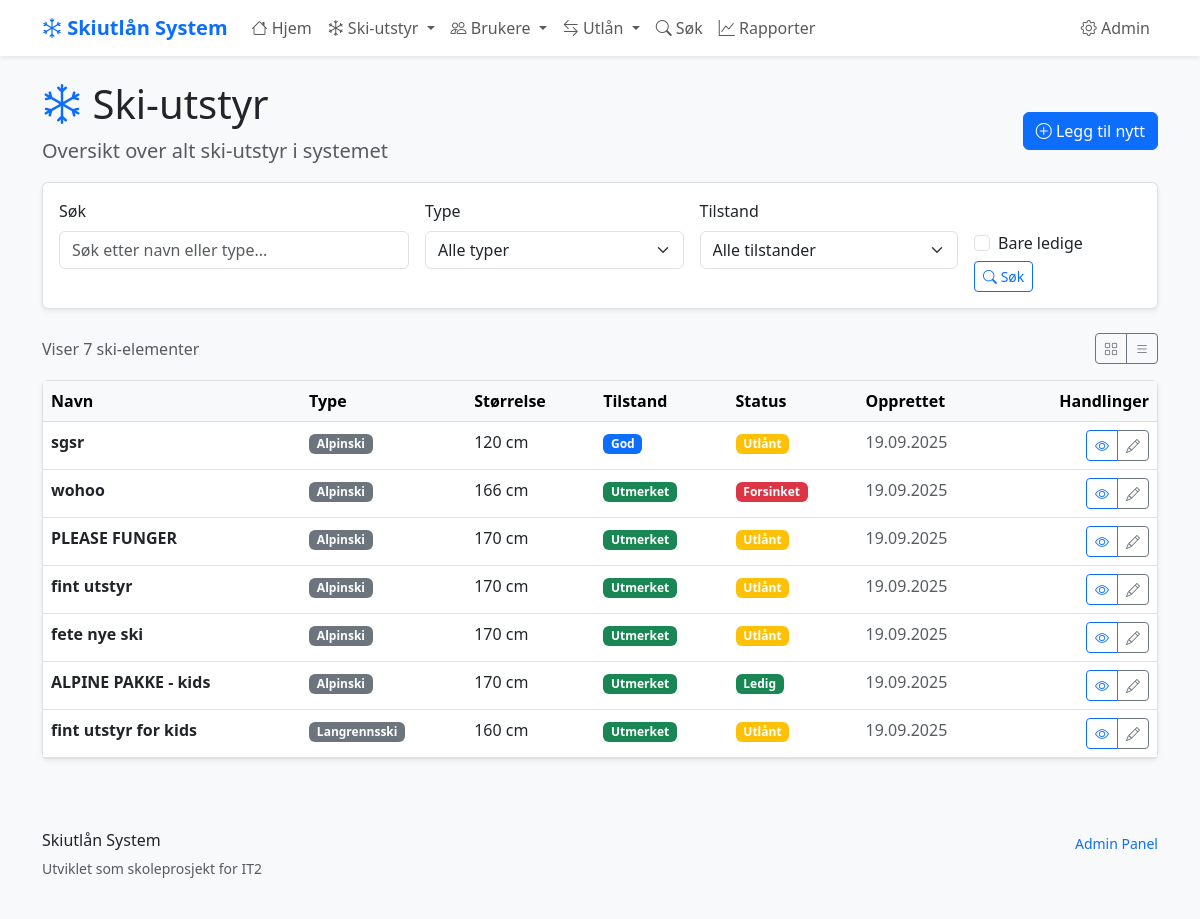
Screenshot of /ski-items/ with the database file from the repository.
### skiutlan/models.py (models this page shows, shortened)
class SkiItem(models.Model):
    SKI_TYPES = [
        ('alpinski', 'Alpinski'),
        ('langrenn', 'Langrennsski'),
        ('snowboard', 'Snowboard'),
        ('stovler', 'Skistøvler'),
        ('staver', 'Skistaver'),
    ]
    navn = models.CharField(max_length=100, help_text="Navn på ski-elementet")
    type_ski = models.CharField(
        max_length=20,
        choices=SKI_TYPES,
        help_text="Type ski-element"
    )
    storrelse = models.IntegerField(
        validators=[MinValueValidator(1), MaxValueValidator(300)],
        help_text="Størrelse i cm for ski/staver, EU-størrelse for støvler"
    )
    tilstand = models.CharField(
        max_length=20,
        choices=[
            ('utmerket', 'Utmerket'),
            ('god', 'God'),
            ('slitt', 'Slitt'),
            ('reparasjon', 'Trenger reparasjon'),
        ],
        default='god'
    )
    opprettet = models.DateTimeField(auto_now_add=True)
    oppdatert = models.DateTimeField(auto_now=True)
    class Meta:
        verbose_name = "Ski-element"
        verbose_name_plural = "Ski-elementer"
        ordering = ['type_ski', 'storrelse']  # Sorterer automatisk
    @property
    def er_ledig(self):
        return not self.utlan_set.filter(returnert_dato__isnull=True).exists()

class Utlan(models.Model):
    bruker = models.ForeignKey(Bruker, on_delete=models.CASCADE)
    ski_item = models.ForeignKey(SkiItem, on_delete=models.CASCADE)
    utlant_dato = models.DateTimeField(auto_now_add=True)
    planlagt_retur = models.DateTimeField()
    returnert_dato = models.DateTimeField(blank=True, null=True)
    @property
    def er_forsinket(self):
        if self.returnert_dato:
            return False
        from django.utils import timezone
        current_time = timezone.now().replace(second=0, microsecond=0)
        return self.planlagt_retur < current_time

### skiutlan/views.py (the view)
# urls.py: path('ski-items/', views.ski_item_liste, name='ski_item_liste'),
def ski_item_liste(request):
    ski_items = SkiItem.objects.all()
    sok_tekst = request.GET.get('sok', '')
    if sok_tekst:
        ski_items = ski_items.filter(
            Q(navn__icontains=sok_tekst) | Q(type_ski__icontains=sok_tekst))
    type_filter = request.GET.get('type', '')
    if type_filter:
        ski_items = ski_items.filter(type_ski=type_filter)
    tilstand_filter = request.GET.get('tilstand', '')
    if tilstand_filter:
        ski_items = ski_items.filter(tilstand=tilstand_filter)
    bare_ledige = request.GET.get('ledig', False)
    if bare_ledige:
        utlante_item_ids = Utlan.objects.filter(
            returnert_dato__isnull=True).values_list('ski_item_id', flat=True)
        ski_items = ski_items.exclude(id__in=utlante_item_ids)
    context = {
        'ski_items': ski_items,
        'sok_tekst': sok_tekst,
        'type_filter': type_filter,
        'tilstand_filter': tilstand_filter,
        'bare_ledige': bare_ledige,
        'ski_types': SkiItem.SKI_TYPES,  # For dropdown i template
    }
    return render(request, 'skiutlan/ski_item_liste.html', context)

### skiutlan/templates/skiutlan/ski_item_liste.html (shortened to what this page needs)
{% extends 'skiutlan/base.html' %}
{% block header %}
<div class="d-flex justify-content-between align-items-center">
    <div>
        <h1>
            <i class="bi bi-snow text-primary"></i>
            Ski-utstyr
        </h1>
        <p class="lead text-muted">Oversikt over alt ski-utstyr i systemet</p>
    </div>
    <div>
        <a href="{% url 'skiutlan:ski_item_opprett' %}" class="btn btn-primary">
            <i class="bi bi-plus-circle"></i>
            Legg til nytt
        </a>
    </div>
</div>
{% endblock %}
{% block content %}
<div class="card mb-4">
    <div class="card-body">
        <form method="GET" class="row g-3">
            <div class="col-md-4">
                <label for="sok" class="form-label">Søk</label>
                <input type="text"
                       class="form-control"
                       id="sok"
                       name="sok"
                       value="{{ sok_tekst }}"
                       placeholder="Søk etter navn eller type...">
            </div>
            <div class="col-md-3">
                <label for="type" class="form-label">Type</label>
                <select class="form-select" id="type" name="type">
                    <option value="">Alle typer</option>
                </select>
            </div>
            <div class="col-md-3">
                <label for="tilstand" class="form-label">Tilstand</label>
                <select class="form-select" id="tilstand" name="tilstand">
                    <option value="">Alle tilstander</option>
                </select>
            </div>
            <div class="col-md-2">
                <label class="form-label d-block">&nbsp;</label>
                <div class="form-check">
                    <input class="form-check-input"
                           type="checkbox"
                           id="ledig"
                           name="ledig"
                           value="1"
                           {% if bare_ledige %}checked{% endif %}>
                    <label class="form-check-label" for="ledig">
                        Bare ledige
                    </label>
                </div>
                <button type="submit" class="btn btn-outline-primary btn-sm mt-1">
                    <i class="bi bi-search"></i> Søk
                </button>
            </div>
        </form>
    </div>
</div>
<div class="d-flex justify-content-between align-items-center mb-3">
    <div>
        <span class="text-muted">
            Viser {{ ski_items|length }} ski-element{% if ski_items|length != 1 %}er{% endif %}
        </span>
    </div>
    <div>
        <div class="btn-group btn-group-sm" role="group">
            <button type="button" class="btn btn-outline-secondary">
                <i class="bi bi-grid"></i>
            </button>
            <button type="button" class="btn btn-outline-secondary">
                <i class="bi bi-list"></i>
            </button>
        </div>
    </div>
</div>
{% if ski_items %}
    <div class="card d-none d-md-block">
        <div class="table-responsive">
            <table class="table table-hover mb-0">
                <thead class="table-light">
                    <tr>
                        <th>Navn</th>
                        <th>Type</th>
                        <th>Størrelse</th>
                        <th>Tilstand</th>
                        <th>Status</th>
                        <th>Opprettet</th>
                        <th class="text-end">Handlinger</th>
                    </tr>
                </thead>
                <tbody>
                    {% for item in ski_items %}
                        <tr>
                            <td>
                                <strong>{{ item.navn }}</strong>
                            </td>
                            <td>
                                <span class="badge bg-secondary">{{ item.get_type_ski_display }}</span>
                            </td>
                            <td>
                                {{ item.storrelse }}
                                {% if item.type_ski == "stovler" %}(EU){% else %}cm{% endif %}
                            </td>
                            <td>
                                <span class="badge
                                    {% if item.tilstand == 'utmerket' %}bg-success
                                    {% elif item.tilstand == 'god' %}bg-primary
                                    {% elif item.tilstand == 'slitt' %}bg-warning
                                    {% else %}bg-danger{% endif %}">
                                    {{ item.get_tilstand_display }}
                                </span>
                            </td>
                            <td>
								{% if item.er_ledig %}
									<span class="badge bg-success">Ledig</span>
								{% else %}
									{% for utlan in item.utlan_set.all %}
										{% if not utlan.returnert_dato %}
											{% if utlan.er_forsinket %}
												<span class="badge bg-danger">Forsinket</span>
											{% else %}
												<span class="badge bg-warning">Utlånt</span>
											{% endif %}
										{% endif %}
									{% endfor %}
								{% endif %}
                            </td>
                            <td class="text-muted">
                                {{ item.opprettet|date:"d.m.Y" }}
                            </td>
                            <td class="text-end">
                                <div class="btn-group btn-group-sm" role="group">
                                    <a href="{% url 'skiutlan:ski_item_detalj' item.id %}"
                                       class="btn btn-outline-primary"
                                       title="Vis detaljer">
                                        <i class="bi bi-eye"></i>
                                    </a>
                                    <a href="{% url 'skiutlan:ski_item_rediger' item.id %}"
                                       class="btn btn-outline-secondary"
                                       title="Rediger">
                                        <i class="bi bi-pencil"></i>
                                    </a>
                                </div>
                            </td>
                        </tr>
                    {% empty %}
                        <tr>
                            <td colspan="7" class="text-center text-muted py-4">
                                Ingen ski-elementer funnet.
                            </td>
                        </tr>
                    {% endfor %}
                </tbody>
            </table>
        </div>
    </div>
{% endif %}
{% endblock %}

### skiutlan/templates/skiutlan/base.html (style rules this page uses)
:root { --primary-color: #0d6efd; --secondary-color: #6c757d; --success-color: #198754; --warning-color: #ffc107; --danger-color: #dc3545; }
body { font-family: 'Segoe UI', Tahoma, Geneva, Verdana, sans-serif; background-color: #f8f9fa; }
.card { box-shadow: 0 0.125rem 0.25rem rgba(0, 0, 0, 0.075); border: 1px solid rgba(0, 0, 0, 0.125); }

### rows the page displays
SkiItem: navn "sgsr", type_ski "Alpinski", storrelse "120", shows "cm", tilstand "God", opprettet "19.09.2025"
Utlan: planlagt_retur "Utlånt"
SkiItem: navn "wohoo", type_ski "Alpinski", storrelse "166", shows "cm", tilstand "Utmerket", opprettet "19.09.2025"
Utlan: shows "Forsinket"
SkiItem: navn "PLEASE FUNGER", type_ski "Alpinski", storrelse "170", shows "cm", tilstand "Utmerket", opprettet "19.09.2025"
Utlan: planlagt_retur "Utlånt"
SkiItem: navn "fint utstyr", type_ski "Alpinski", storrelse "170", shows "cm", tilstand "Utmerket", opprettet "19.09.2025"
Utlan: planlagt_retur "Utlånt"
SkiItem: navn "fete nye ski", type_ski "Alpinski", storrelse "170", shows "cm", tilstand "Utmerket", opprettet "19.09.2025"
Utlan: shows "Utlånt"
SkiItem: navn "ALPINE PAKKE - kids", type_ski "Alpinski", storrelse "170", shows "cm", tilstand "Utmerket", shows "Ledig", opprettet "19.09.2025"
SkiItem: navn "fint utstyr for kids", type_ski "Langrennsski", storrelse "160", shows "cm", tilstand "Utmerket", opprettet "19.09.2025"
Utlan: planlagt_retur "Utlånt"

### other values shown
{{ ski_items|length }} "7"
